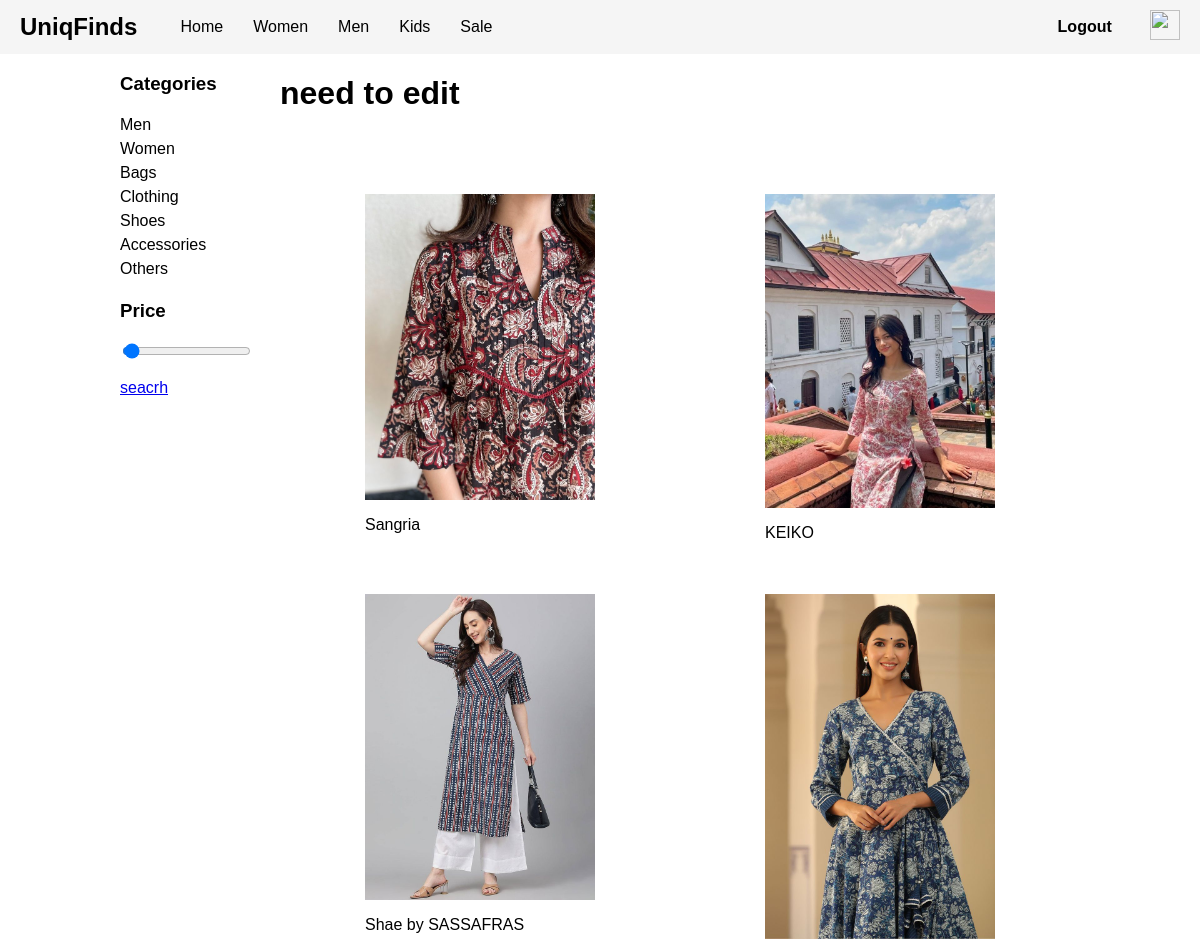
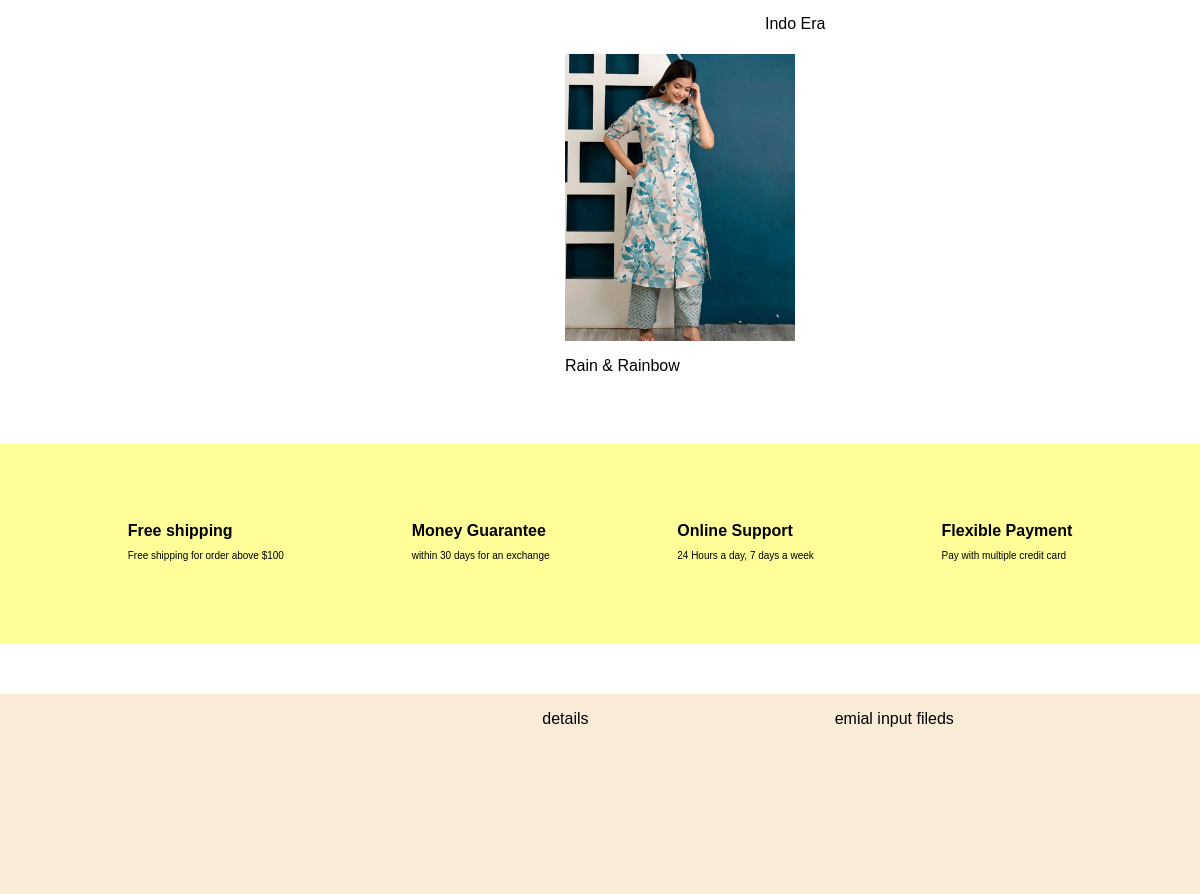
Screenshot of /products/kurti/ with the database file from the repository (2 pictures, top to bottom).
### app/models.py (models this page shows, shortened)
class Product(models.Model):
    name = models.CharField(max_length=255)
    category = models.ForeignKey(Category, on_delete=models.CASCADE, related_name='products')
    description = models.TextField()
    price = models.DecimalField(max_digits=10, decimal_places=2)
    stock = models.PositiveIntegerField()
    image = models.ImageField(upload_to='product_images/', blank=True, null=True)
    slug = models.SlugField(unique=True)
    created_at = models.DateTimeField(auto_now_add=True)
    updated_at = models.DateTimeField(auto_now=True)

### app/views.py (the view)
# urls.py: path('products/<slug:slug>/',products,name="products"),
def products(request,slug,price=None):
    Categorys = Category.objects.get(slug=slug)
    items = Product.objects.filter(category = Categorys)
    if price:
        items = items.filter(price__lte=price)
    return render(request,'html/product.html',{'items':items,'Categorys':Categorys})

### app/models.py (called while the page is built)
    def __str__(self):
        return self.name

### templates/html/product.html (shortened to what this page needs)
{% extends "html/footer.html" %}
{% load static %}
{% block main %}
<!DOCTYPE html>
<html lang="en">
<head>
    <link rel="stylesheet" href="{% static 'css/products.css' %}">
</head>
<body>
    <div class="conatiner">
        <div class="main">
            <div class="filters">
                <div class="categories">
                    <h3>Categories</h3>
                    <a href="">Men</a>
                    <a href="">Women</a>
                    <a href="">Bags</a>
                    <a href="">Clothing</a>
                    <a href="">Shoes</a>
                    <a href="">Accessories</a>
                    <a href="">Others</a>
                </div>
                <div class="price">
                    <h3>Price</h3>
                    <input
                        id="priceRange"
                        type="range"
                        min="300"
                        max="2000"
                        value="330"
                        oninput="updatePriceValue(this.value)"
                    >
                    <a id="searchLink" href="{% url 'products_by_price' slug=Categorys.slug price=2000 %}">seacrh</a>
                </div>
            </div>
            <div class="items">
                <div class="counts">
                    <h1>need to edit</h1>
                </div>
                <div class="products_card">
                    {% for item in items %}
                    <a href="{% url 'items' slug_=item.slug %}">
                    <div class="cards">
                        <img src="{{item.image.url}}">
                        <p>{{item.name}}</p>
                    </div>
                    </a>
                    {% endfor %}
                </div>
            </div>
        </div>
    </div>
</body>
</html>
{% endblock main %}

### templates/html/footer.html (shortened to what this page needs)
{% load static %}
<!DOCTYPE html>
<html lang="en">
<head>
    <link rel="stylesheet" href="{% static 'css/foot.css' %}">
</head>
<body>
    <header>
        <div class="nav-bar">
            <p>UniqFinds</p>
            <ul class="nav-bar-links">
                <li><a href="{% url 'Home' %}">Home</a></li>
                <li><a href="{% url 'products' slug='kurti' %}">Women</a></li>
                <li><a href="#">Men</a></li>
                <li><a href="#">Kids</a></li>
                <li><a href="#">Sale</a></li>
            </ul>
            <a class="logout" href="{% url 'LogoutUser' %}">Logout</a>
            <a href="{% url 'view_cart' %}">
                <img src="https://img.icons8.com/?size=100&id=85180&format=png&color=000000" alt="">
            </a>
        </div>
    </header>
    {% block main %}
    {% endblock main %}
    <div class="footer">
        <div class="tags">
            <div>
                <p>Free shipping</p>
                <h6>Free shipping for order above $100</h6>
            </div>
            <div>
                <p>Money Guarantee</p>
                <h6>within 30 days for an exchange</h6>
            </div>
            <div>
                <p>Online Support</p>
                <h6>24 Hours a day, 7 days a week</h6>
            </div>
            <div>
                <p>Flexible Payment</p>
                <h6>Pay with multiple credit card</h6>
            </div>
        </div>
        <div class="links">
            <div class="social">
            </div>
            <div class="contacts">
                <p>details</p>
            </div>
            <div class="mails">
                <p>emial input fileds</p>
            </div>
        </div>
    </div>
</body>
</html>

### static/css/foot.css (style rules this page uses)
body { margin: 0; padding: 0; font-family: Arial, sans-serif; }
.nav-bar { background-color: whitesmoke; display: flex; padding: 10px 20px; justify-content: space-between; align-items: center; flex-wrap: wrap; }
.nav-bar p { margin: 0; font-weight: bold; font-size: 1.5em; }
.nav-bar-links { display: flex; justify-content: center; margin-right: 0; width: 100%; }
ul { list-style-type: none; display: flex; padding: 0; margin: 10px 0 0 0; gap: 20px; flex-wrap: wrap; justify-content: center; }
li a { color: black; margin: 5px; text-decoration: none; position: relative; padding-bottom: 5px; transition: color 0.3s ease; }
li a::after { content: ''; position: absolute; left: 0; bottom: 0; width: 0; height: 2px; background-color: red; transition: width 0.2s ease; }
.footer { margin-top: 50px; display: flex; flex-direction: column; }
.tags { background-color: rgb(255, 255, 154); display: flex; flex-direction: row; justify-content: space-evenly; align-items: center; height: 200px; line-height: 0.1; }
.tags p { font-weight: bold; }
.tags h6 { font-size: x-small; font-weight: lighter; }
.links { margin-top: 50px; background-color: antiquewhite; height: 200px; display: flex; justify-content: space-evenly; }
.social { display: flex; flex-direction: column; }
.nav-bar img { height: 30px; width: 30px; }
@media (min-width: 768px) { .nav-bar-links { width: auto; margin-right: 45%; } }
@media (min-width: 768px) { ul { margin: 0; } }
.logout { text-decoration: none; font-weight: bolder; color: black; }

### static/css/products.css (style rules this page uses)
body { margin: 0; padding: 0; font-family: Arial, sans-serif; height: 100%; }
.conatiner { background-color: rgb(255, 255, 255); display: flex; justify-content: center; align-items: center; }
.main { display: flex; flex-direction: row; background-color: rgb(255, 255, 255); width: 80%; }
.filters { display: flex; flex-direction: column; width: 20%; background-color: rgb(255, 255, 255); }
.categories { display: flex; flex-direction: column; }
.products_card { display: flex; flex-direction: row; flex-wrap: wrap; justify-content: space-around; background-color: rgb(255, 255, 255); }
.cards { width: 250px; height: 300px; display: flex; flex-direction: column; position: relative; margin: 10px; padding: 10px; box-sizing: border-box; margin-top: 50px; margin-bottom: 50px; }
.items { width: 100%; }
.categories a { text-decoration: none; color: black; line-height: 1.5; }
.products_card a { text-decoration: none; color: black; }

### rows the page displays
Product: image (picture), name "Sangria"
Product: image (picture), name "KEIKO"
Product: image (picture), name "Shae by SASSAFRAS"
Product: image (picture), name "Indo Era"
Product: image (picture), name "Rain & Rainbow"
